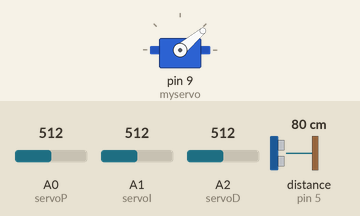
The sketch below on a simulated Arduino Uno, built with avr-gcc and run on an emulated ATmega328P. Parts: servo. Inputs (shaded band) come from the test bench; at power-on: distance to the obstacle (sensor on pin 5) 80 cm, A0 (servoP) = 512, A1 (servoI) = 512, A2 (servoD) = 512. The echo pulse lasts 58.3 µs per cm.

Above: at 1.2 s.
1.3 s: distance to the obstacle (sensor on pin 5) set to 18 cm
At 4.1 s:
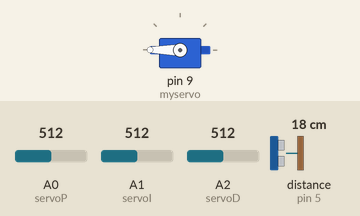
4.3 s: distance to the obstacle (sensor on pin 5) set to 35 cm
At 4.6 s:
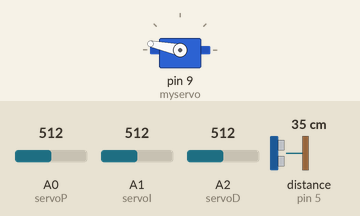
7.3 s: A0 (servoP) set to 150
10.3 s: distance to the obstacle (sensor on pin 5) set to 9 cm
At 10.6 s:
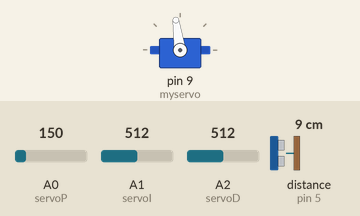
11.8 s: distance to the obstacle (sensor on pin 5) set to 299 cm
At 12.8 s:
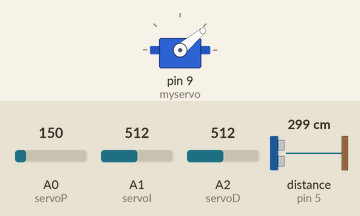
Timing chart, 0 to 14.3 s (numbered marks = the images above; inputs shaded):
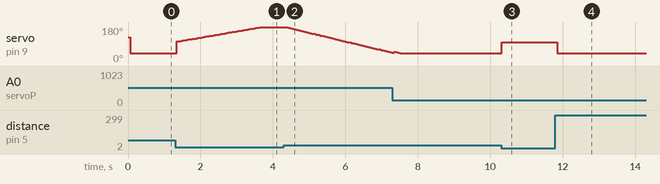

The sketch:

pid.ino
```cpp
#include <Wire.h>
#include <Servo.h>
#include <Ultrasonic.h>

///////////////////////Inputs/outputs///////////////////////
#define pino_trigger 4
#define pino_echo 5
const int servoP = A0;
const int servoI = A1;
const int servoD = A2;
Servo myservo;  // create servo object to control a servo, later attatched to D9
Ultrasonic ultrasonic(pino_trigger, pino_echo);
///////////////////////////////////////////////////////


////////////////////////Variables///////////////////////
int Read = 0;
float distance = 0.0;
float elapsedTime, time, timePrev;        //Variables for time control
float distance_previous_error, distance_error;
int period = 50;  //Refresh rate period of the loop is 50ms
///////////////////////////////////////////////////////


///////////////////PID constants///////////////////////
float kp=8; //Mine was 8
float ki=0.02; //Mine was 0.2
float kd=3100; //Mine was 3100
float distance_setpoint = 25;           //Should be the distance from sensor to the middle of the bar in mm
float PID_p, PID_i, PID_d, PID_total;
///////////////////////////////////////////////////////


void setup() {
  //analogReference(EXTERNAL);
  Serial.begin(9600);
  myservo.attach(9);  // attaches the servo on pin 9 to the servo object
  myservo.write(125); //Put the servco at angle 125, so the balance is in the middle
  time = millis();
  pinMode(servoP, INPUT);
  pinMode(servoI, INPUT);
  pinMode(servoD, INPUT);
}

void loop() {
  if (millis() > time+period)
  {
    kp = int(analogRead(servoP)/100)*0.4;
    ki = int(analogRead(servoI)/100)*0.1;
    kd = int(analogRead(servoD)/100)*0.4;

    float cmMsec;
    long microsec = ultrasonic.timing();
    cmMsec = ultrasonic.convert(microsec, Ultrasonic::CM);

    time = millis();
    distance = cmMsec;
    distance_error = distance_setpoint - distance;
    PID_p = kp * distance_error;
    float dist_diference = distance_error - distance_previous_error;
    PID_d = kd*((distance_error - distance_previous_error)/period);

    if(-13 < distance_error && distance_error < 13)
    {
      PID_i = PID_i + (ki * distance_error);
    }
    else
    {
      PID_i = 0;
    }

    PID_total = PID_p + PID_i + PID_d;
    PID_total = map(PID_total, -150, 150, 0, 150);

    if(PID_total < 20){PID_total = 20;}
    if(PID_total > 160) {PID_total = 160; }

    myservo.write(PID_total+20);
    distance_previous_error = distance_error;
  }
}
```

Measured:
- after the input at 1.3 s, servo on pin 9 (myservo): moves from 40° to 180° over 2.3 s, starting after 0.05 s
- after the input at 4.3 s, servo on pin 9 (myservo): moves from 180° to 43° over 2.9 s, starting after 0.08 s
- after the input at 10.3 s, servo on pin 9 (myservo): 40° → 98° at once
- after the input at 11.8 s, servo on pin 9 (myservo): 98° → 40° after 0.05 s
